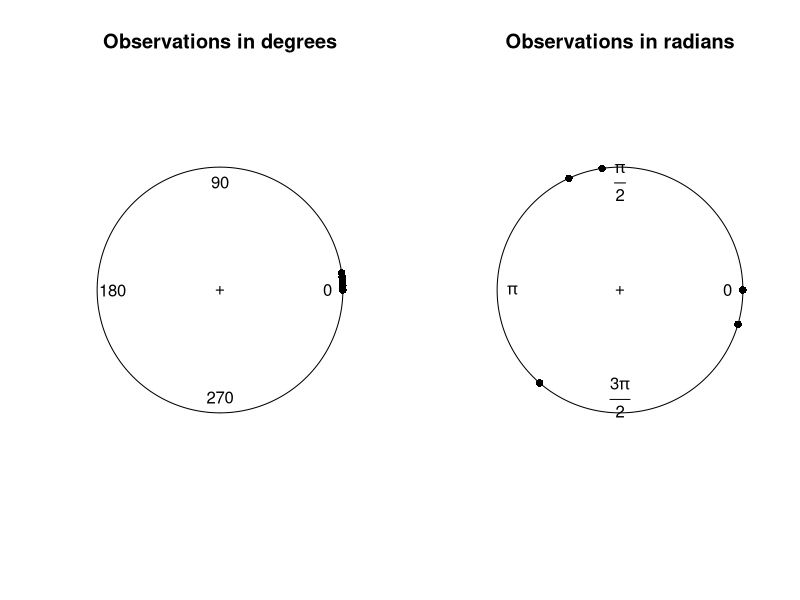

This chart was generated by the following R code:
## ---- chunk 1
knitr::opts_chunk$set(echo = TRUE)
library(circular)
## ---- chunk 2
data.deg <- as.circular(c(0, 2, 4, 6, 8), units = "degrees")
data.rad <- as.circular(c(0, 2, 4, 6, 8), units = "radians")
## ---- chunk 3
par(mfrow = c(1,2))
plot(data.deg, main = "Observations in degrees")
plot(data.rad, main = "Observations in radians")
## ---- chunk 4
mean(data.rad)
## ---- chunk 5
mean_rad <- mean(data.rad)
## ---- chunk 6
rho.circular(data.rad)
## ---- chunk 7
var(data.rad)
## ---- chunk 8
sd(data.rad)
## ---- chunk 9
conversion.circular(sd(data.rad), units = "degrees")
